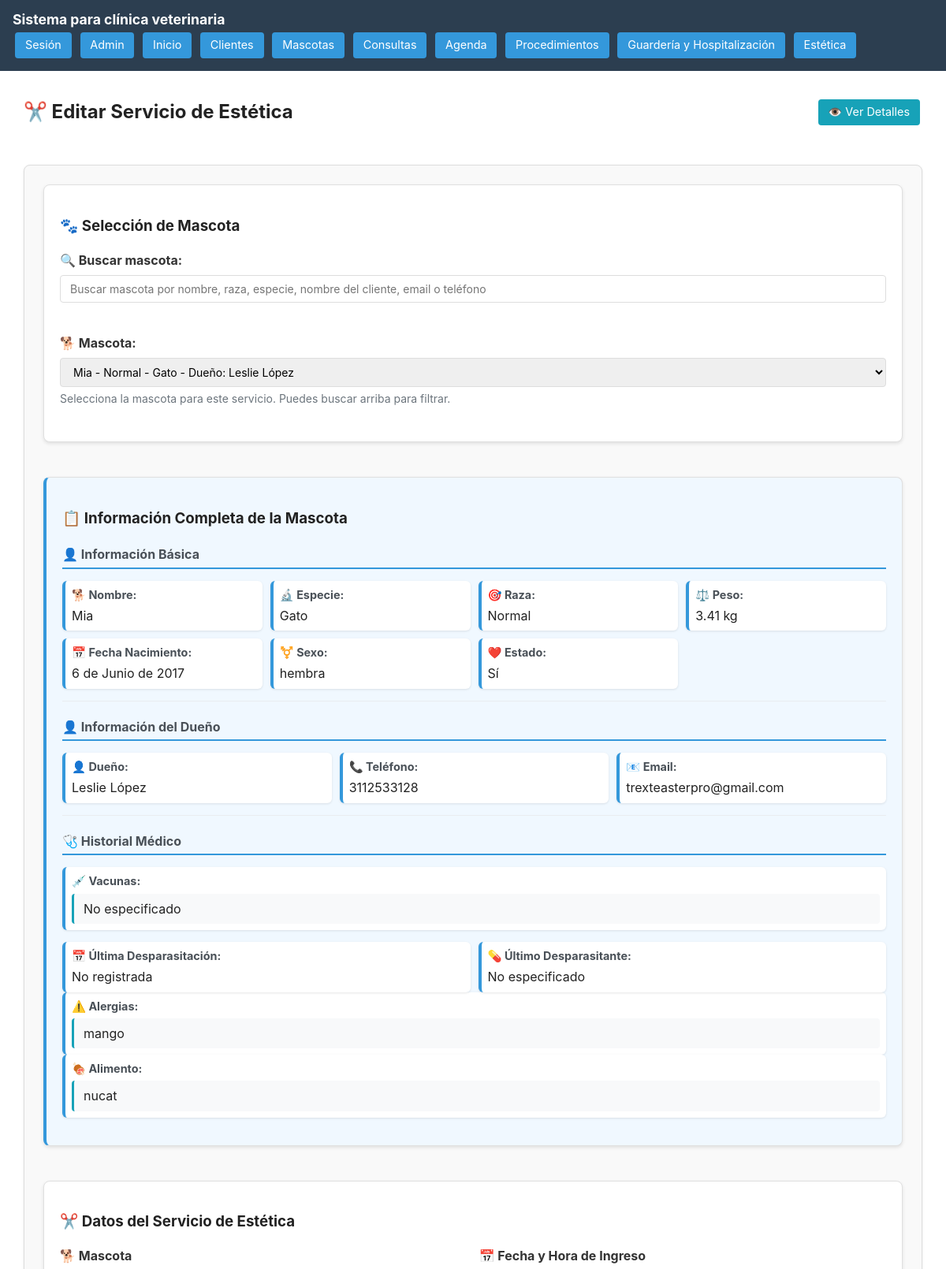
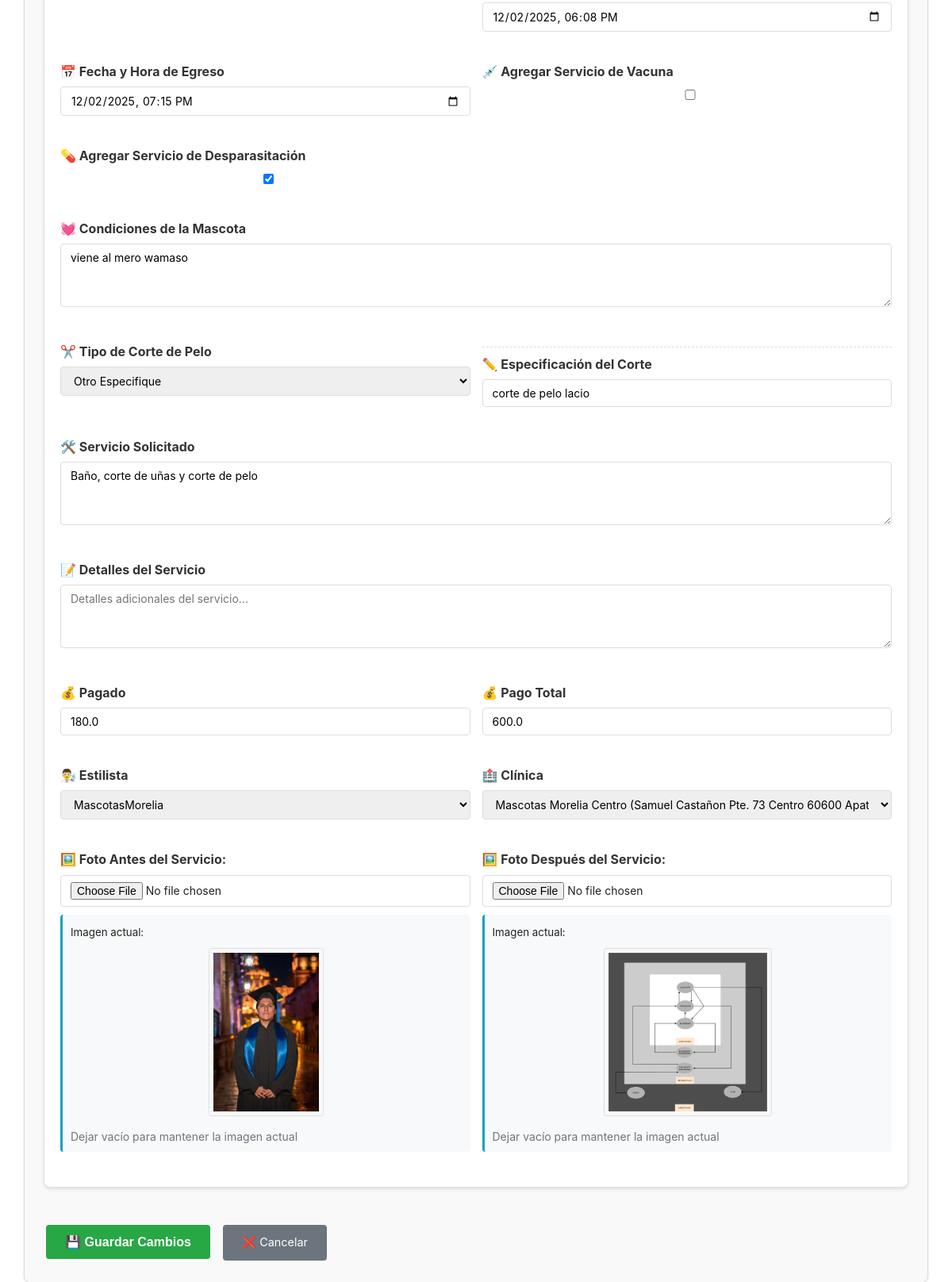
/estetica/estetica/2/editar/ (signed in), run on the app's committed database (2 pictures, top to bottom).
### Estetica/models.py (models this page shows)
class Estetica(models.Model):
    CLINICAS = [
        ('Mascotas Morelia Centro (Samuel Castañon Pte. 73 Centro 60600 Apatzingán, Mich. Número 453-227-1694)', 'Mascotas Morelia Centro (Samuel Castañon Pte. 73 Centro 60600 Apatzingán, Mich. Número 453-227-1694)'),
    ]
    CORTES = [
        ('De acuerdo a su raza', 'De acuerdo a su raza'),
        ('Corte a raz de piel', 'Corte a raz de piel'),
        ('Corte dejando pelo alto', 'Corte dejando pelo alto'),
        ('Otro Especifique', 'Otro Especifique'),
        ('Ninguno', 'Ninguno'),
    ]
    mascota = models.ForeignKey(Mascotas, on_delete=models.CASCADE)
    fechaHoraIngreso = models.DateTimeField()
    fechaHoraEgreso = models.DateTimeField(blank=True, null=True)
    agregarServicioVacuna = models.BooleanField(default=False)
    agregarServicioDesparasitacion = models.BooleanField(default=False)
    condicionesDeMascota = models.TextField(blank=True)
    cortesDePeloEspeciales = models.CharField(
        max_length=300,
        choices=CORTES,
        default='De acuerdo a su raza'  # puedes poner un valor por defecto si quieres
    )
    espeficiacionCorte = models.TextField(blank=True)
    servicio = models.TextField()
    detallesServicio = models.TextField(blank=True)
    pagado = models.FloatField(default=0)#esto es por si deja anticipo
    pagoTotal = models.FloatField(default=0)
    fotoAntes = models.TextField(blank=True)
    fotoDespues = models.TextField(blank= True)
    estilista =  models.ForeignKey(User, on_delete=models.CASCADE)
    clinicaVeterinaria = models.CharField(
        max_length=255,
        choices=CLINICAS,
        default='Mascotas Morelia Centro (Samuel Castañon Pte. 73 Centro 60600 Apatzingán, Mich. Número 453-227-1694)'  # puedes poner un valor por defecto si quieres
    )

### ClientesMascotas/models.py (models this page shows)
class Mascotas(models.Model):
    SEXOS = [
        ('macho', 'macho'),
        ('hembra', 'hembra'),
    ]
    cliente = models.ForeignKey(Clientes, on_delete=models.CASCADE)
    nombre = models.CharField(max_length=255)
    especie = models.CharField(max_length=255)
    raza = models.CharField(max_length=255)
    fechaNacimiento = models.DateField()
    peso = models.FloatField()
    vacunas = models.TextField(blank=True)
    ultimaDesparasitacion = models.DateField(blank= True, null=True)
    ultimoDesparasitante = models.TextField(blank=True)
    alergias = models.TextField(blank=True)
    vive = models.BooleanField(default=True)
    sexo = models.CharField(
        max_length=20,
        choices=SEXOS,
        default='macho'  # puedes poner un valor por defecto si quieres
    )
    alimento = models.TextField(blank = True)

class Clientes(models.Model):
    nombre = models.CharField(max_length=255)
    email = models.EmailField(unique=True, blank = True)
    telefono = models.CharField(max_length=20, unique = True)
    direccion = models.TextField(blank=True)

### Estetica/views.py (the view)
# urls.py: path('estetica/<int:pk>/editar/', views.servicio_estetica_editar, name='servicio_estetica_editar'),
@login_required
def servicio_estetica_editar(request, pk):
    estetica = get_object_or_404(Estetica, pk=pk)
    mascotas = Mascotas.objects.all().select_related('cliente')
    mascota_id = request.GET.get('mascota') or request.POST.get('mascota') or str(estetica.mascota.id) if estetica.mascota else None
    datos_mascota = None
    mascota = None
    if mascota_id:
        try:
            mascota = Mascotas.objects.get(pk=mascota_id)
            datos_mascota = {
                'nombre': mascota.nombre,
                'especie': mascota.especie,
                'raza': mascota.raza,
                'fechaNacimiento': mascota.fechaNacimiento,
                'peso': mascota.peso,
                'sexo': mascota.get_sexo_display(),
                'vacunas': mascota.vacunas,
                'alergias': mascota.alergias,
                'vive': mascota.vive,
                'ultimaDesparasitacion': mascota.ultimaDesparasitacion,
                'ultimoDesparasitante': mascota.ultimoDesparasitante,
                'alimento': mascota.alimento,
                'cliente_nombre': mascota.cliente.nombre,
                'cliente_telefono': mascota.cliente.telefono,
                'cliente_email': mascota.cliente.email,
            }
        except Mascotas.DoesNotExist:
            mascota_id = None
    if request.method == 'POST':
        form = EsteticaUpdateForm(request.POST, instance=estetica)
        if form.is_valid():
            estetica_editada = form.save(commit=False)
            if mascota_id and mascota:
                estetica_editada.mascota = mascota
            if 'fotoAntes' in request.FILES and request.FILES['fotoAntes']:
                estetica_editada.fotoAntes = encode_image_to_base64(request.FILES['fotoAntes'])
            else:
                pass
            if 'fotoDespues' in request.FILES and request.FILES['fotoDespues']:
                estetica_editada.fotoDespues = encode_image_to_base64(request.FILES['fotoDespues'])
            else:
                pass
            estetica_editada.save()
            messages.success(request, "Servicio de estética actualizado correctamente.")
            return redirect('servicio_estetica_detalle', pk=estetica.pk)
    else:
        form = EsteticaUpdateForm(instance=estetica)
    return render(request, 'estetica/editarServicio.html', {
        'form': form,
        'mascotas': mascotas,
        'mascota_id': mascota_id,
        'datos_mascota': datos_mascota,
        'estetica_actual': estetica
    })

### templates/estetica/editarServicio.html (shortened to what this page needs)
{% extends 'base.html' %}
{% block content %}
<section class="container">
    <div class="header-actions">
        <h2>✂️ Editar Servicio de Estética</h2>
        <div class="action-buttons">
            <a href="{% url 'servicio_estetica_detalle' estetica_actual.pk %}" class="btn-home" style="background: #17a2b8;">
                👁️ Ver Detalles
            </a>
        </div>
    </div>
    <form method="post" enctype="multipart/form-data">
        <div class="form-section">
            <h3>🐾 Selección de Mascota</h3>
            <div class="form-group">
                <label for="mascota-search">🔍 Buscar mascota:</label>
                <input
                    type="text"
                    id="mascota-search"
                    placeholder="Buscar mascota por nombre, raza, especie, nombre del cliente, email o teléfono"
                    class="search-input"
                >
            </div>
            <div class="form-group">
                <label for="mascota">🐕 Mascota:</label>
                <select name="mascota" id="mascota-select" class="form-control" required>
                    {% for mascota in mascotas %}
                        <option value="{{ mascota.id }}"
                            {% if mascota.id|stringformat:"s" == mascota_id %}selected{% endif %}
                            {% if estetica_actual.mascota.id == mascota.id %}selected{% endif %}>
                            {{ mascota.nombre }} - {{ mascota.raza }} - {{ mascota.especie }} - Dueño: {{ mascota.cliente.nombre }}
                        </option>
                    {% endfor %}
                </select>
                <small class="help-text">Selecciona la mascota para este servicio. Puedes buscar arriba para filtrar.</small>
            </div>
        </div>
        {% if datos_mascota %}
        <div class="form-section" style="background: #f0f8ff; border-left: 4px solid #3498db;">
            <h3>📋 Información Completa de la Mascota</h3>
            <div class="info-section">
                <h4>👤 Información Básica</h4>
                <div class="info-grid">
                    <div class="info-item">
                        <strong>🐕 Nombre:</strong>
                        <span>{{ datos_mascota.nombre }}</span>
                    </div>
                    <div class="info-item">
                        <strong>🔬 Especie:</strong>
                        <span>{{ datos_mascota.especie }}</span>
                    </div>
                    <div class="info-item">
                        <strong>🎯 Raza:</strong>
                        <span>{{ datos_mascota.raza }}</span>
                    </div>
                    <div class="info-item">
                        <strong>⚖️ Peso:</strong>
                        <span>{{ datos_mascota.peso }} kg</span>
                    </div>
                    <div class="info-item">
                        <strong>📅 Fecha Nacimiento:</strong>
                        <span>{{ datos_mascota.fechaNacimiento }}</span>
                    </div>
                    <div class="info-item">
                        <strong>⚧️ Sexo:</strong>
                        <span>{{ datos_mascota.sexo }}</span>
                    </div>
                    <div class="info-item">
                        <strong>❤️ Estado:</strong>
                        <span>{% if datos_mascota.vive %}Sí{% else %}No{% endif %}</span>
                    </div>
                </div>
            </div>
            <div class="info-section">
                <h4>👤 Información del Dueño</h4>
                <div class="info-grid">
                    <div class="info-item">
                        <strong>👤 Dueño:</strong>
                        <span>{{ datos_mascota.cliente_nombre }}</span>
                    </div>
                    <div class="info-item">
                        <strong>📞 Teléfono:</strong>
                        <span>{{ datos_mascota.cliente_telefono }}</span>
                    </div>
                    <div class="info-item">
                        <strong>📧 Email:</strong>
                        <span>{{ datos_mascota.cliente_email }}</span>
                    </div>
                </div>
            </div>
            <div class="info-section">
                <h4>🩺 Historial Médico</h4>
                <div class="info-item full-width">
                    <strong>💉 Vacunas:</strong>
                    <div class="info-content">
                        {{ datos_mascota.vacunas|default:"No especificado" }}
                    </div>
                </div>
                <div class="info-grid">
                    <div class="info-item">
                        <strong>📅 Última Desparasitación:</strong>
                        <span>{{ datos_mascota.ultimaDesparasitacion|default:"No registrada" }}</span>
                    </div>
                    <div class="info-item">
                        <strong>💊 Último Desparasitante:</strong>
                        <span>{{ datos_mascota.ultimoDesparasitante|default:"No especificado" }}</span>
                    </div>
                </div>
                <div class="info-item full-width">
                    <strong>⚠️ Alergias:</strong>
                    <div class="info-content">
                        {{ datos_mascota.alergias|default:"No especificado" }}
                    </div>
                </div>
                <div class="info-item full-width">
                    <strong>🍖 Alimento:</strong>
                    <div class="info-content">
                        {{ datos_mascota.alimento|default:"No especificado" }}
                    </div>
                </div>
            </div>
        </div>
        {% endif %}
        <div class="form-section">
            <h3>✂️ Datos del Servicio de Estética</h3>
            <div class="form-grid">
                {% for field in form %}
                    <div class="form-group {% if field.name in 'condicionesDeMascota,servicio,detallesServicio' %}full-width{% endif %}
                                 {% if field.name == 'espeficiacionCorte' %}especificacion-corte{% endif %}"
                         {% if field.name == 'espeficiacionCorte' and estetica_actual.cortesDePeloEspeciales != 'Otro Especifique' %}style="display: none;"{% endif %}>
                        <label for="{{ field.id_for_label }}">
                            {{ field.label }}
                        </label>
                        {{ field }}
                    </div>
                {% endfor %}
                <div class="form-group">
                    <label for="fotoAntes">🖼️ Foto Antes del Servicio:</label>
                    <input type="file" id="fotoAntes" name="fotoAntes" class="form-control" accept="image/*">
                    {% if estetica_actual.fotoAntes %}
                    <div class="current-image">
                        <small>Imagen actual:</small>
                        <div class="image-preview">
                            <img alt="Foto antes del servicio" style="max-width: 200px; max-height: 200px;">
                        </div>
                        <small class="help-text">Dejar vacío para mantener la imagen actual</small>
                    </div>
                    {% endif %}
                </div>
                <div class="form-group">
                    <label for="fotoDespues">🖼️ Foto Después del Servicio:</label>
                    <input type="file" id="fotoDespues" name="fotoDespues" class="form-control" accept="image/*">
                    {% if estetica_actual.fotoDespues %}
                    <div class="current-image">
                        <small>Imagen actual:</small>
                        <div class="image-preview">
                            <img alt="Foto después del servicio" style="max-width: 200px; max-height: 200px;">
                        </div>
                        <small class="help-text">Dejar vacío para mantener la imagen actual</small>
                    </div>
                    {% endif %}
                </div>
            </div>
        </div>
        <div class="action-buttons">
            <button type="submit" class="btn-home" style="background: #28a745; padding: 12px 24px;">
                💾 Guardar Cambios
            </button>
            <a href="{% url 'servicio_estetica_detalle' estetica_actual.pk %}" class="btn-home" style="background: #6c757d; padding: 12px 24px;">
                ❌ Cancelar
            </a>
        </div>
    </form>
</section>
{% endblock %}

### data on the page
Estetica: mascota "Mia - Normal - Gato - Dueño: Leslie López", form "12/02/2025 18:08" "12/02/2025 19:15" "☑" "viene al mero wamaso" "Otro Especifique" "corte de pelo lacio" "Baño, corte de uñas y corte de pelo" "180.0" "600.0" "MascotasMorelia" "Mascotas Morelia Centro (Samuel Castañon Pte. 73 Centro 60600 Apatzingán, Mich. Número 453-227-1694)"
Mascotas: nombre "Mia", especie "Gato", raza "Normal", peso "3.41", fechaNacimiento "6 de Junio de 2017", sexo "hembra", alergias "mango", alimento "nucat"
Clientes: cliente_nombre "Leslie López", cliente_telefono "3112533128", cliente_email "trexteasterpro@gmail.com"

### other printed values
{{ datos_mascota.vacunas|default:"No especificado" }} "No especificado"
{{ datos_mascota.ultimaDesparasitacion|default:"No registrada" }} "No registrada"
{{ datos_mascota.ultimoDesparasitante|default:"No especificado" }} "No especificado"
{{ field.label }} "🐕 Mascota" "📅 Fecha y Hora de Ingreso" "📅 Fecha y Hora de Egreso" "💉 Agregar Servicio de Vacuna" "💊 Agregar Servicio de Desparasitación" "💓 Condiciones de la Mascota" "✂️ Tipo de Corte de Pelo" "✏️ Especificación del Corte" "🛠️ Servicio Solicitado" "📝 Detalles del Servicio" "💰 Pagado" "💰 Pago Total" "👨‍🔬 Estilista" "🏥 Clínica"
